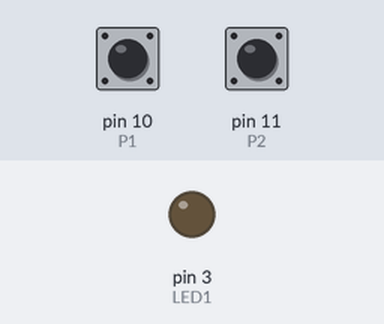
A sketch run on a simulated Arduino Uno, built with avr-gcc and run on an emulated ATmega328P. Parts: output pins drawn as LEDs (lit = HIGH). The inputs (shaded band) are chosen by the test bench; at power-on: pin 11 (P2) HIGH, pin 10 (P1) HIGH.

Above: at 1.2 s.
1.3 s: pin 11 (P2) pulled LOW for 1 s
At 3.0 s:
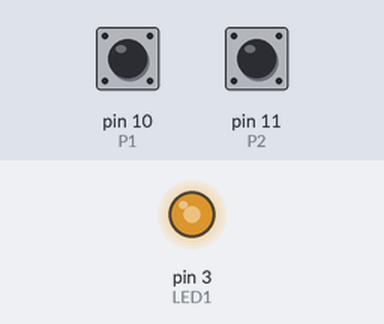
3.8 s: pin 11 (P2) pulled LOW for 3.2 s
At 4.85 s:
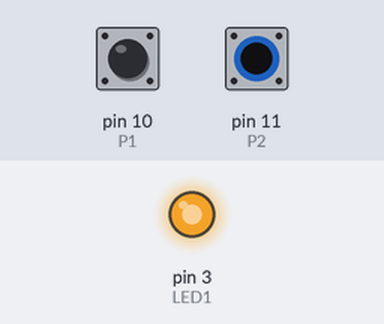
8.5 s: pin 11 (P2) pulled LOW for 3.2 s
At 9.85 s:
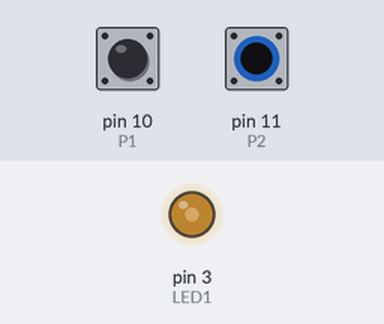
Timing chart, 0 to 13.2 s (numbered marks = the images above; inputs shaded):
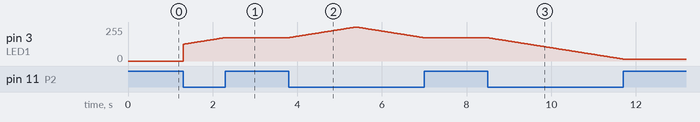

The sketch:

Progetto_02.pde
```cpp
/*
2 pulsanti disponibili che permettono di agire su un led spegnendo e accendendo (P1) il led oppure regolarne la luminosità (P2)
*/

int Stato = 0;    //Stato Pulsante
int Val_PWM = 125; //Valore luminosità led per PWM (0-255)
int Accendi = 0;   //0: Accendi LED - 1: Spegni LED
int Inc_Dec = 1;   //0: Decremento luminosità - 1: Incremento luminosità
int TEMPO = 20;    //Tempo ritardo cambiamento luminosità (max 255)
const int P1 = 10;    //Pulsante ON/OFF
const int P2 = 11;    //Pulsante senso luminosità
const int LED1 =  3;  //LED


void setup()
{
  pinMode(LED1, OUTPUT);  //Impostazione PIN come uscita
  pinMode(P1, INPUT);  //Impostazione PIN come ingresso
  pinMode(P2, INPUT);  //Impostazione PIN come ingresso
  digitalWrite(P1, HIGH);  //Abilitazione pull-up
  digitalWrite(P2, HIGH);  //Abilitazione pull-up
}

void loop()
{
  //Lettura stato pulsante 1 (Accensione/Spegnimento)
  //Accensione/spegnimento LED in base allo stato pulsanti
  if (digitalRead(P1) == LOW)
  {
    if (Accendi == 0)  //Se led Spento lo accendo
    {
      Accendi=1;
      analogWrite(LED1, Val_PWM);  //Imposto luminosità LED
    }
    else  //Se led spento lo accendo
    {
      Accendi=0;
      analogWrite(LED1, 0);
    }
  }
  while (digitalRead(P1) == LOW)
  {
    delay(10);  //Attesa 100ms
  }

  //Lettura stato pulsante 2 (Regolazione senso luminosità)
  while (digitalRead(P2) == LOW)
  {
    if (Val_PWM == 255)
    {
      //Cambio senso, da Incremento a Decremento luminosità
      Inc_Dec=0;
    }
    if (Val_PWM == 0)
    {
      //Cambio senso, da Decremento a Incremento luminosità
      Inc_Dec=1;
    }

    if (Inc_Dec == 1)  //Incremento luminosità
    {
      Val_PWM = Val_PWM + 1;
    }
    else  //Decremento luminosità
    {
      Val_PWM = Val_PWM - 1;
    }
    analogWrite(LED1, Val_PWM);  //Imposto luminosità LED
    delay(TEMPO);  //Attesa
  }
}
```

Measured:
- after the input at 1.3 s, pin 3 (LED1): moves from 0/255 to 175/255 over 0.98 s, starting at once
- after the input at 3.8 s, pin 3 (LED1): rises from 175/255 to 255/255 in 1.6 s, then falls to 175/255 in 1.6 s
- after the input at 8.5 s, pin 3 (LED1): moves from 175/255 to 15/255 over 3.2 s, starting at once
